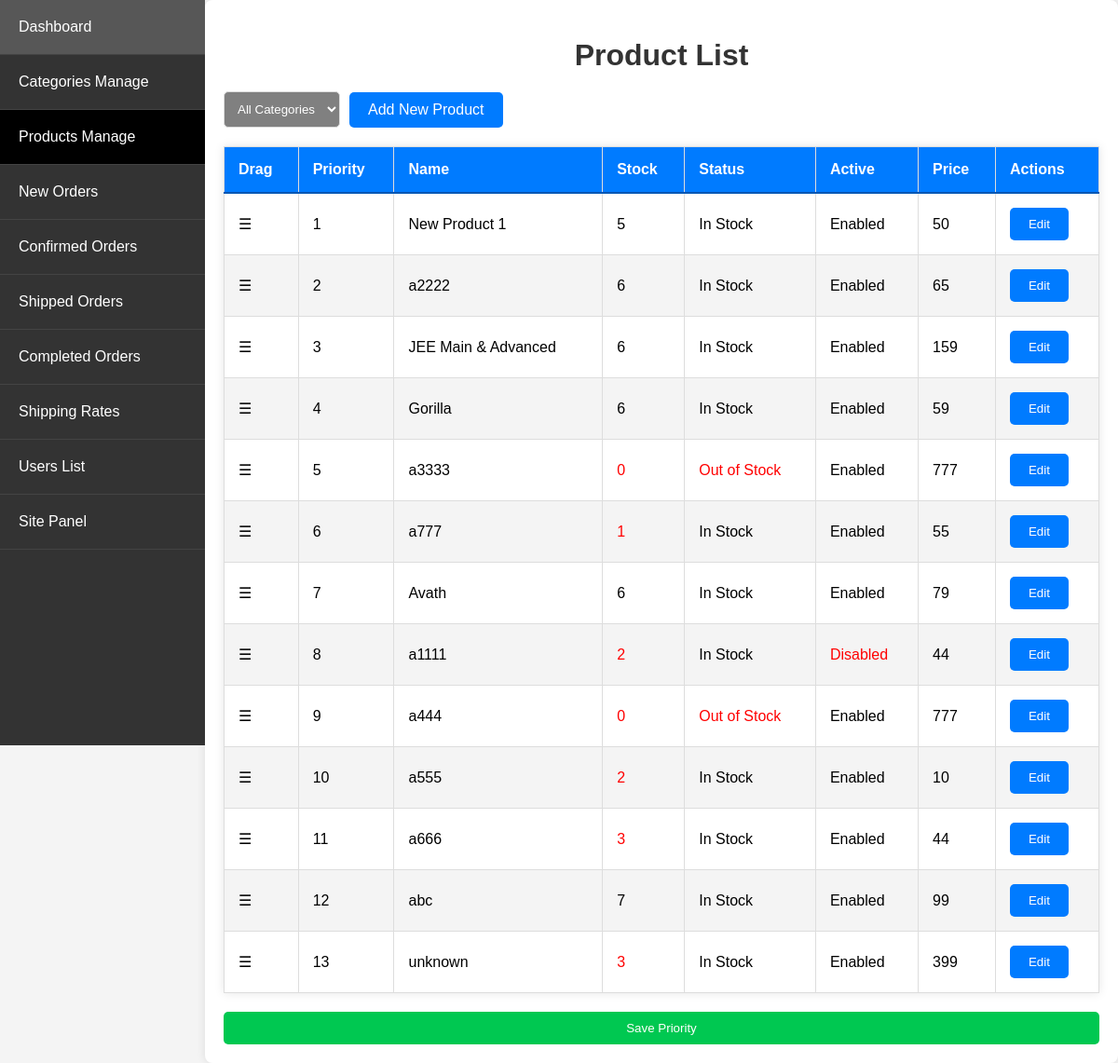
/admin_app/admin_app/products/ (signed in), run on an earlier commit of the app's database.
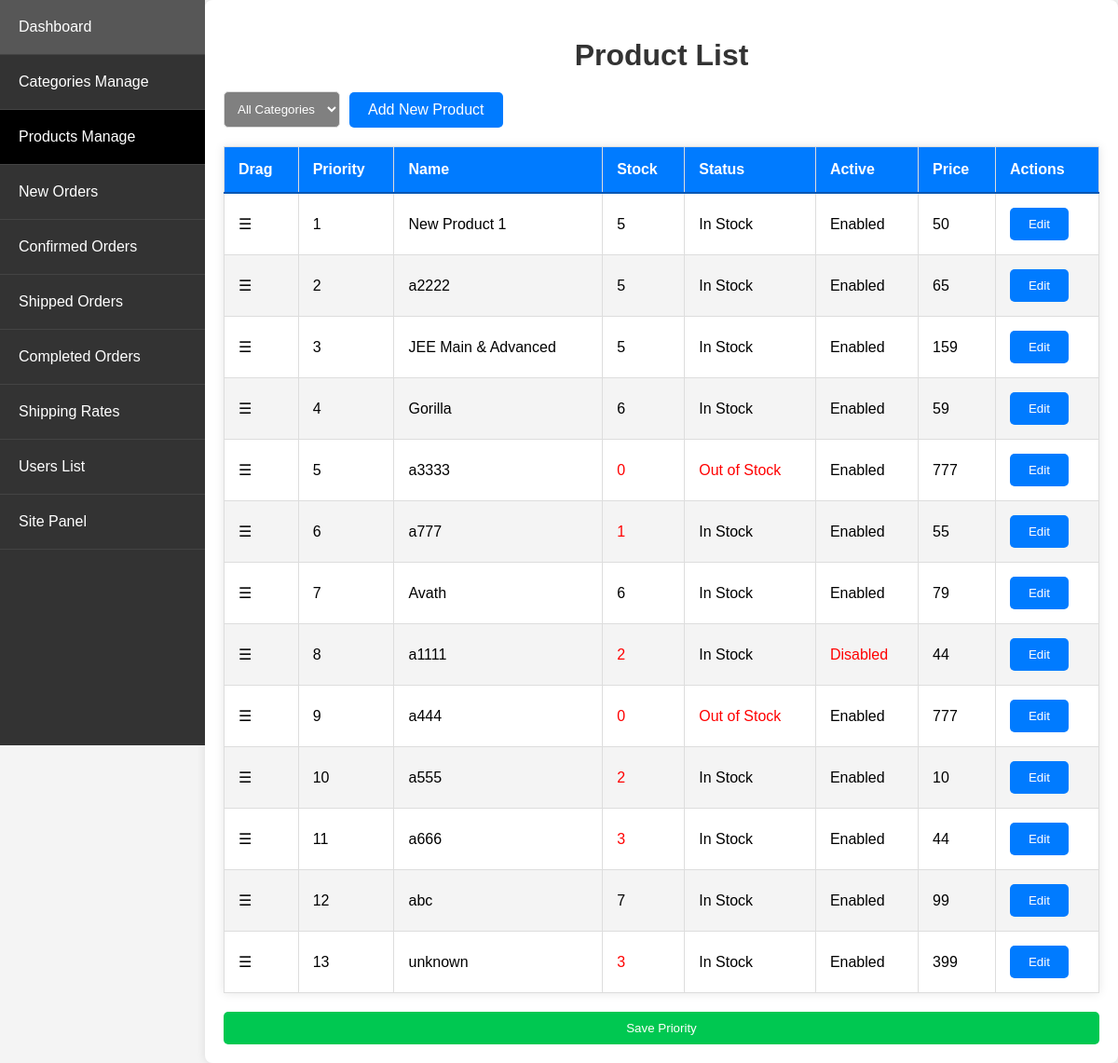
And on a later commit of the database.
### store/models.py (models this page shows, shortened)
class Product(models.Model):
    PRODUCT_STATUS_CHOICES = [
        ('in_stock', 'In Stock'),
        ('out_of_stock', 'Out of Stock'),
    ]
    name = models.CharField(max_length=250, unique=True)
    slug = models.SlugField(max_length=250, unique=True, blank=True)  # Make blank=True
    description = models.TextField(blank=True)
    old_price = models.DecimalField(max_digits=7, blank=True, null=True, decimal_places=0)
    new_price = models.DecimalField(max_digits=7, blank=False, decimal_places=0)
    category = models.ForeignKey(Category, on_delete=models.SET_NULL, null=True)
    image_1 = models.ImageField(upload_to='product')
    image_2 = models.ImageField(upload_to='product', blank=True)
    image_3 = models.ImageField(upload_to='product', blank=True)
    video_url = models.URLField(max_length=200, blank=True)
    stock = models.IntegerField()
    status = models.CharField(max_length=20, choices=PRODUCT_STATUS_CHOICES, default='in_stock')
    active = models.BooleanField(default=True)
    new = models.BooleanField(default=True)
    created = models.DateTimeField(auto_now_add=True)
    update = models.DateField(auto_now=True)
    priority = models.IntegerField(default=0, validators=[MinValueValidator(0)])
    class Meta:
        ordering = ['priority', 'name']
        verbose_name = 'product'
        verbose_name_plural = 'products'
    class Meta:
        ordering = ['priority', 'name']  # Update ordering to use priority first

### admin_app/views.py (the view)
# urls.py: path('admin_app/products/', views.product_list, name='product_list'),
@login_required
@user_passes_test(is_admin)
def product_list(request):
    categories = Category.objects.all()
    selected_category = request.GET.get('category')
    if selected_category:
        products = Product.objects.filter(category_id=selected_category)
    else:
        products = Product.objects.all().order_by('priority', 'name')
    context = {
        'products': products,
        'categories': categories,
        'selected_category': selected_category,
    }
    return render(request, 'admin_app/product_list.html', context)

### admin_app/views.py (called while the page is built)
def is_admin(user):
    return user.is_superuser

### store/context_processors.py (called while the page is built)
def menu_link(request): # this function don't wanna call to work, it's defined in setting to work
    links_list = Category.objects.annotate(
        num_products=Count('product', filter=Q(product__active=True, product__stock__gt=0))
    ).filter(num_products__gt=0).order_by('priority', 'name')  # Add an order_by clause here
    paginator3 = Paginator(links_list, 8)
    try:
        page = int(request.GET.get('page', '1'))
    except:
        page = 1
    try:
        links = paginator3.page(page)
    except (InvalidPage, EmptyPage):
        links = paginator3.page(paginator3.num_pages)
    return dict(links=links)

def cart_data(request):
    data = cartData(request)
    cartItems = data['cartItems']
    return {'cartItems': cartItems}

def wishlist_count(request):
    if request.user.is_authenticated:
        wishlist_count = Wishlist.objects.filter(user=request.user).count()
    else:
        cookie_data = cookieWishlist(request)
        wishlist_count = cookie_data['wishlist_count']
    return {'wishlist_count': wishlist_count}

### admin_app/templates/admin_app/product_list.html (shortened to what this page needs)
{% extends 'admin_app/base_admin.html' %}
{% block content %}
<h1>Product List</h1>
<div class="filter-container">
    <form method="get" action="{% url 'admin_app:product_list' %}">
        <select name="category" onchange="this.form.submit()" style="background-color: grey;">
            <option value="">All Categories</option>
        </select>
    </form>
    <a href="{% url 'admin_app:product_create' %}" class="button_proudct_list">Add New Product</a>
</div>
<table id="product-table">
    <thead>
        <tr>
            <th>Drag</th>
            <th>Priority</th>
            <th>Name</th>
            <th>Stock</th>
            <th>Status</th>
            <th>Active</th>
            <th>Price</th>
            <th>Actions</th>
        </tr>
    </thead>
    <tbody>
        {% for product in products %}
        <tr data-id="{{ product.id }}">
            <td class="drag-handle">&#9776;</td>
            <td>{{ forloop.counter }}</td>
            <td>{{ product.name }}</td>
            <td class="{% if product.stock < 4 %}low-stock{% endif %}">{{ product.stock }}</td>
            <td class="{% if product.status == 'out_of_stock' %}low-stock{% endif %}">
                {% if product.status == 'in_stock' %}
                    In Stock
                {% else %}
                    Out of Stock
                {% endif %}
            </td>
            <td class="{% if not product.active %}inactive{% endif %}">
                {% if product.active %}
                    Enabled
                {% else %}
                    Disabled
                {% endif %}
            </td>
            <td>{{ product.new_price }}</td>
            <td>
                <a href="{% url 'admin_app:product_update' product.pk %}">
                    <button type="button" class="btn btn-primary">Edit</button>
                </a>
            </td>
        </tr>
        {% endfor %}
    </tbody>
</table>
<button id="save-priority" class="btn btn-primary" disabled style="
    width: 100%;
    background-color: #00c851"
    >Save Priority</button>
{% endblock %}

What changed in the data, as far as the page shows it:
changed Product (number 2 of 13 on the later page): stock "6" → "5"
changed Product "JEE Main & Advanced": stock "6" → "5"
